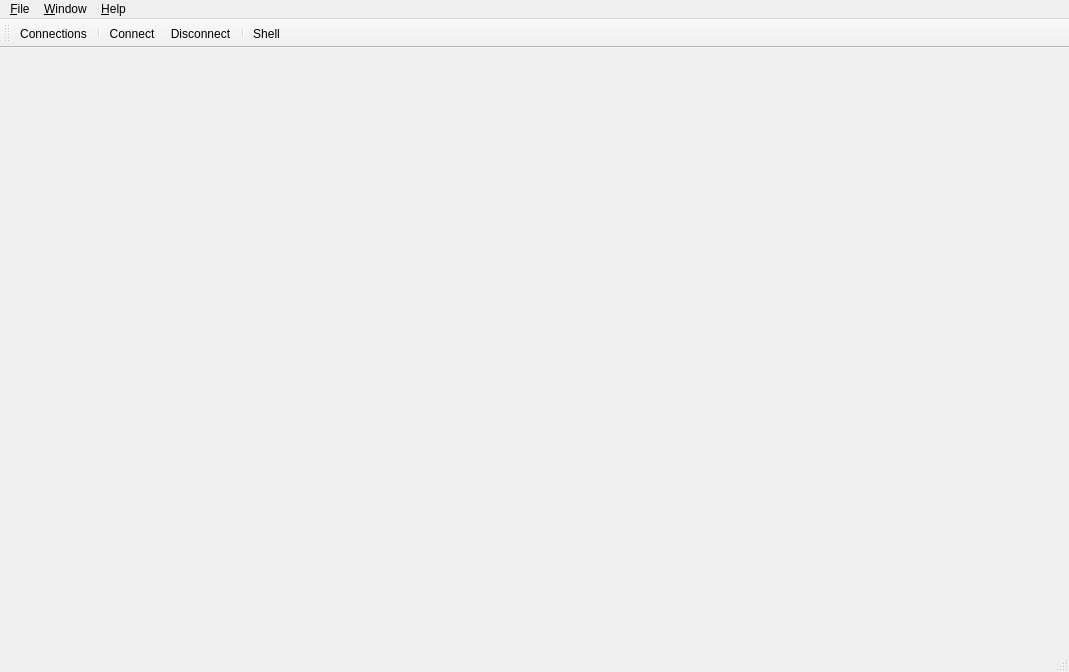
<?xml version="1.0" encoding="UTF-8"?>
<ui version="4.0">
 <class>MainWindow</class>
 <widget class="QMainWindow" name="MainWindow">
  <property name="geometry">
   <rect>
    <x>0</x>
    <y>0</y>
    <width>1069</width>
    <height>672</height>
   </rect>
  </property>
  <property name="windowTitle">
   <string>ORE Studio</string>
  </property>
  <widget class="QWidget" name="centralwidget">
   <layout class="QHBoxLayout" name="horizontalLayout_2">
    <item>
     <layout class="QHBoxLayout" name="horizontalLayout_3"/>
    </item>
   </layout>
  </widget>
  <widget class="QMenuBar" name="menubar">
   <property name="geometry">
    <rect>
     <x>0</x>
     <y>0</y>
     <width>1069</width>
     <height>24</height>
    </rect>
   </property>
   <widget class="QMenu" name="menuFile">
    <property name="title">
     <string>&amp;File</string>
    </property>
    <addaction name="ActionConnectionBrowser"/>
    <addaction name="separator"/>
    <addaction name="ActionConnect"/>
    <addaction name="ActionDisconnect"/>
   </widget>
   <widget class="QMenu" name="menuTelemetry">
    <property name="title">
     <string>&amp;Telemetry</string>
    </property>
    <widget class="QMenu" name="menuProtocol">
     <property name="title">
      <string>&amp;Protocol</string>
     </property>
     <addaction name="ActionRecordSession"/>
     <addaction name="ActionOpenRecording"/>
     <addaction name="separator"/>
     <addaction name="ActionSetRecordingDirectory"/>
    </widget>
    <addaction name="ActionTelemetryViewer"/>
    <addaction name="ActionEventViewer"/>
    <addaction name="ActionShell"/>
    <addaction name="separator"/>
    <addaction name="menuProtocol"/>
    <addaction name="separator"/>
    <addaction name="ActionTelemetrySettings"/>
   </widget>
   <widget class="QMenu" name="menuWindow">
    <property name="title">
     <string>&amp;Window</string>
    </property>
    <addaction name="ActionDetachAll"/>
    <addaction name="separator"/>
   </widget>
   <widget class="QMenu" name="menuHelp">
    <property name="title">
     <string>&amp;Help</string>
    </property>
    <addaction name="ActionUserManual"/>
    <addaction name="separator"/>
    <addaction name="ActionAbout"/>
   </widget>
   <addaction name="menuFile"/>
   <addaction name="menuWindow"/>
   <addaction name="menuHelp"/>
  </widget>
  <widget class="QStatusBar" name="statusbar"/>
  <widget class="QToolBar" name="toolBar">
   <property name="windowTitle">
    <string>toolBar</string>
   </property>
   <attribute name="toolBarArea">
    <enum>TopToolBarArea</enum>
   </attribute>
   <attribute name="toolBarBreak">
    <bool>false</bool>
   </attribute>
   <addaction name="ActionConnectionBrowser"/>
   <addaction name="separator"/>
   <addaction name="ActionConnect"/>
   <addaction name="ActionDisconnect"/>
   <addaction name="separator"/>
   <addaction name="ActionShell"/>
  </widget>
  <action name="ExitAction">
   <property name="text">
    <string>E&amp;xit</string>
   </property>
  </action>
  <action name="ActionMyAccount">
   <property name="text">
    <string>&amp;My Account...</string>
   </property>
  </action>
  <action name="ActionMySessions">
   <property name="text">
    <string>My &amp;Sessions...</string>
   </property>
   <property name="toolTip">
    <string>View my login session audit</string>
   </property>
  </action>
  <action name="ActionConnect">
   <property name="text">
    <string>&amp;Connect</string>
   </property>
  </action>
  <action name="ActionDisconnect">
   <property name="text">
    <string>&amp;Disconnect</string>
   </property>
  </action>
  <action name="ActionUserManual">
   <property name="text">
    <string>&amp;User Manual</string>
   </property>
   <property name="toolTip">
    <string>Open the user manual</string>
   </property>
   <property name="shortcut">
    <string>F1</string>
   </property>
  </action>
  <action name="ActionAbout">
   <property name="text">
    <string>&amp;About</string>
   </property>
   <property name="toolTip">
    <string>About this application</string>
   </property>
  </action>
  <action name="ActionDetachAll">
   <property name="text">
    <string>&amp;Detach All</string>
   </property>
   <property name="toolTip">
    <string>Detach all MDI windows to floating windows</string>
   </property>
  </action>
  <action name="ActionRecordSession">
   <property name="checkable">
    <bool>true</bool>
   </property>
   <property name="text">
    <string>&amp;Record Session</string>
   </property>
   <property name="toolTip">
    <string>Record protocol messages to file</string>
   </property>
  </action>
  <action name="ActionOpenRecording">
   <property name="text">
    <string>&amp;Open Recording...</string>
   </property>
   <property name="toolTip">
    <string>Open a recorded session file</string>
   </property>
  </action>
  <action name="ActionSetRecordingDirectory">
   <property name="text">
    <string>Set Recording &amp;Directory...</string>
   </property>
   <property name="toolTip">
    <string>Set the directory for session recordings</string>
   </property>
  </action>
  <action name="ActionTelemetrySettings">
   <property name="text">
    <string>&amp;Settings...</string>
   </property>
   <property name="toolTip">
    <string>Configure logging and telemetry settings</string>
   </property>
  </action>
  <action name="ActionEventViewer">
   <property name="text">
    <string>&amp;Event Viewer...</string>
   </property>
   <property name="toolTip">
    <string>View domain events in real-time</string>
   </property>
  </action>
  <action name="ActionTelemetryViewer">
   <property name="text">
    <string>&amp;Log Viewer...</string>
   </property>
   <property name="toolTip">
    <string>View telemetry logs by session</string>
   </property>
  </action>
  <action name="ActionShell">
   <property name="text">
    <string>&amp;Shell...</string>
   </property>
   <property name="toolTip">
    <string>Open the interactive ores-shell and script library</string>
   </property>
  </action>
  <action name="ActionConnectionBrowser">
   <property name="text">
    <string>&amp;Connections...</string>
   </property>
   <property name="toolTip">
    <string>Manage saved server connections</string>
   </property>
  </action>
 </widget>
 <resources/>
 <connections/>
</ui>
